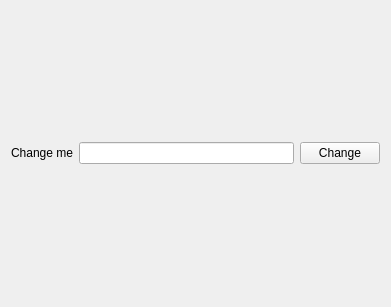
<?xml version="1.0" encoding="UTF-8"?>
<ui version="4.0">
 <class>TEMPLATE</class>
 <widget class="QWidget" name="TEMPLATE">
  <property name="geometry">
   <rect>
    <x>0</x>
    <y>0</y>
    <width>391</width>
    <height>307</height>
   </rect>
  </property>
  <property name="windowTitle">
   <string>Form</string>
  </property>
  <layout class="QVBoxLayout" name="verticalLayout">
   <item>
    <layout class="QHBoxLayout" name="horizontalLayout">
     <item>
      <widget class="QLabel" name="tl_ChangeLabel">
       <property name="text">
        <string>Change me</string>
       </property>
      </widget>
     </item>
     <item>
      <widget class="QLineEdit" name="le_ChangeText"/>
     </item>
     <item>
      <widget class="QPushButton" name="pb_ChangeButton">
       <property name="text">
        <string>Change</string>
       </property>
      </widget>
     </item>
    </layout>
   </item>
  </layout>
 </widget>
 <resources/>
 <connections/>
</ui>
